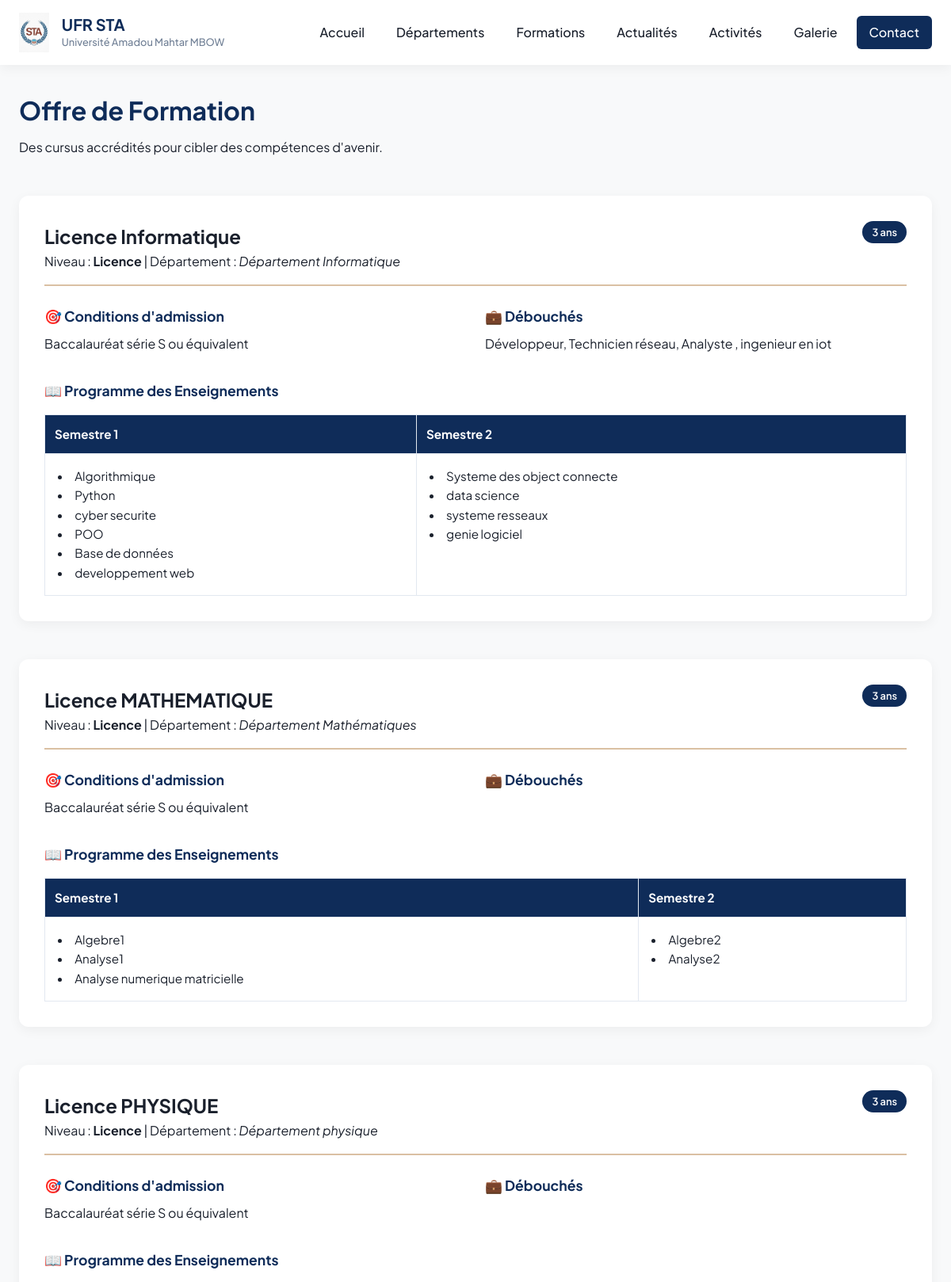
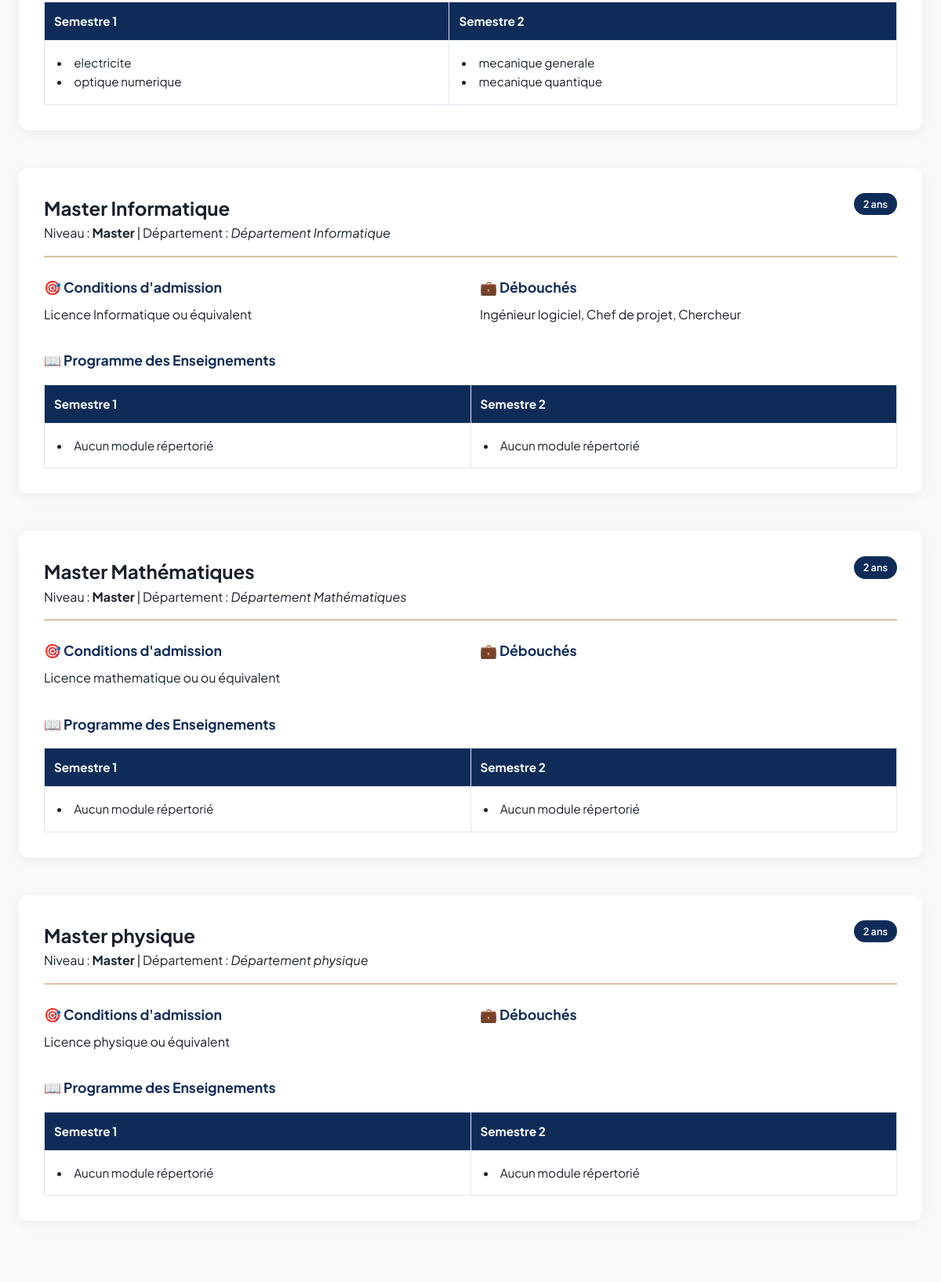
Page /formations (upper part) on the committed database (2 pictures, top to bottom).
### models.py (models this page shows)
class Formation(db.Model):
    id = db.Column(db.Integer, primary_key=True)
    nom = db.Column(db.String(150), nullable=False)
    niveau = db.Column(db.String(50))
    duree = db.Column(db.String(50))
    conditions_admission = db.Column(db.Text)
    debouches = db.Column(db.Text)
    departement_id = db.Column(db.Integer, db.ForeignKey('departement.id'), nullable=False)
    modules = db.relationship('Module', backref='formation', lazy=True)

class Departement(db.Model):
    id = db.Column(db.Integer, primary_key=True)
    nom = db.Column(db.String(100), nullable=False)
    description = db.Column(db.Text)
    responsable = db.Column(db.String(100))
    contact = db.Column(db.String(100))
    formations = db.relationship('Formation', backref='departement', lazy=True)
    enseignants = db.relationship('Enseignant', backref='departement', lazy=True)

class Module(db.Model):
    id = db.Column(db.Integer, primary_key=True)
    nom = db.Column(db.String(150), nullable=False)
    semestre = db.Column(db.Integer)
    formation_id = db.Column(db.Integer, db.ForeignKey('formation.id'), nullable=False)

### app.py (the view)
@app.route('/formations')
def formations():
    formations = Formation.query.all()
    return render_template('formations.html', formations=formations)

### templates/formations.html (shortened to what this page needs)
{% extends 'base.html' %}
{% block content %}
<section class="page-header">
    <h1>Offre de Formation</h1>
    <p>Des cursus accrédités pour cibler des compétences d'avenir.</p>
</section>
<div class="formations-list">
    {% for formation in formations %}
    <article class="formation-block">
        <div class="formation-header">
            <span class="formation-tag">{{ formation.duree }}</span>
            <h2>{{ formation.nom }}</h2>
            <p>Niveau : <strong>{{ formation.niveau }}</strong> | Département : <em>{{ formation.departement.nom }}</em></p>
        </div>
        <div class="formation-meta-grid">
            <div class="meta-box">
                <h3>🎯 Conditions d'admission</h3>
                <p>{{ formation.conditions_admission }}</p>
            </div>
            <div class="meta-box">
                <h3>💼 Débouchés</h3>
                <p>{{ formation.debouches }}</p>
            </div>
        </div>
        <div class="program-section">
            <h3>📖 Programme des Enseignements</h3>
            <table class="module-table">
                <thead>
                    <tr>
                        <th>Semestre 1</th>
                        <th>Semestre 2</th>
                    </tr>
                </thead>
                <tbody>
                    <tr>
                        <td>
                            <ul class="module-list">
                            {% for mod in formation.modules if mod.semestre == 1 %}
                                <li>{{ mod.nom }}</li>
                            {% else %}
                                <li>Aucun module répertorié</li>
                            {% endfor %}
                            </ul>
                        </td>
                        <td>
                            <ul class="module-list">
                            {% for mod in formation.modules if mod.semestre == 2 %}
                                <li>{{ mod.nom }}</li>
                            {% else %}
                                <li>Aucun module répertorié</li>
                            {% endfor %}
                            </ul>
                        </td>
                    </tr>
                </tbody>
            </table>
        </div>
    </article>
    {% else %}
    <p>Aucune formation disponible pour le moment.</p>
    {% endfor %}
</div>
{% endblock %}

### static/css/style.css (style rules this page uses)
:root { --primary-color: #0f2c59; --secondary-color: #dac0a3; --text-dark: #1a202c; --light-bg: #f8f9fa; --white: #ffffff; --border-color: #e2e8f0; --shadow: 0 4px 15px rgba(0, 0, 0, 0.05); --transition: all 0.3s cubic-bezier(0.4, 0, 0.2, 1); }
* { box-sizing: border-box; margin: 0; padding: 0; }
body { font-family: 'Plus Jakarta Sans', sans-serif; color: var(--text-dark); background-color: var(--light-bg); line-height: 1.6; }
.page-header { margin-bottom: 3rem; }
.page-header h1 { color: var(--primary-color); font-size: 2rem; margin-bottom: 0.5rem; }
.formations-list { display: flex; flex-direction: column; gap: 3rem; }
.formation-block { background-color: var(--white); padding: 2rem; border-radius: 12px; box-shadow: var(--shadow); }
.formation-header { border-bottom: 2px solid var(--secondary-color); padding-bottom: 1rem; margin-bottom: 1.5rem; }
.formation-tag { background-color: var(--primary-color); color: var(--white); padding: 0.25rem 0.75rem; border-radius: 20px; font-size: 0.8rem; font-weight: 600; float: right; }
.formation-meta-grid { display: grid; grid-template-columns: repeat(auto-fit, minmax(250px, 1fr)); gap: 1.5rem; margin-bottom: 2rem; }
.meta-box h3 { color: var(--primary-color); font-size: 1.1rem; margin-bottom: 0.5rem; }
.program-section h3 { color: var(--primary-color); font-size: 1.1rem; margin-bottom: 1rem; }
.module-table { width: 100%; border-collapse: collapse; font-size: 0.95rem; }
.module-table th { background-color: var(--primary-color); color: var(--white); padding: 0.75rem; text-align: left; border: 1px solid var(--border-color); }
.module-table td { padding: 1rem; border: 1px solid var(--border-color); vertical-align: top; }
.module-list { list-style-position: inside; }

### rows in the picture
Formation: duree "3 ans", nom "Licence Informatique", niveau "Licence", departement.nom "Département Informatique", conditions_admission "Baccalauréat série S ou équivalent", debouches "Développeur, Technicien réseau, Analyste , ingenieur en iot"
Module: nom "Algorithmique"
Module: nom "Python"
Module: nom "cyber securite"
Module: nom "POO"
Module: nom "Base de données"
Module: nom "developpement web"
Module: nom "Systeme des object connecte"
Module: nom "data science"
Module: nom "systeme resseaux"
Module: nom "genie logiciel"
Formation: duree "3 ans", nom "Licence MATHEMATIQUE", niveau "Licence", departement.nom "Département Mathématiques", conditions_admission "Baccalauréat série S ou équivalent"
Module: nom "Algebre1"
Module: nom "Analyse1"
Module: nom "Analyse numerique matricielle"
Module: nom "Algebre2"
Module: nom "Analyse2"
Formation: duree "3 ans", nom "Licence PHYSIQUE", niveau "Licence", departement.nom "Département physique", conditions_admission "Baccalauréat série S ou équivalent"
Module: nom "electricite"
Module: nom "optique numerique"
Module: nom "mecanique generale"
Module: nom "mecanique quantique"
Formation: duree "2 ans", nom "Master Informatique", niveau "Master", departement.nom "Département Informatique", conditions_admission "Licence Informatique ou équivalent", debouches "Ingénieur logiciel, Chef de projet, Chercheur"
Formation: duree "2 ans", nom "Master Mathématiques", niveau "Master", departement.nom "Département Mathématiques", conditions_admission "Licence mathematique ou ou équivalent"
Formation: duree "2 ans", nom "Master physique", niveau "Master", departement.nom "Département physique", conditions_admission "Licence physique ou équivalent"
